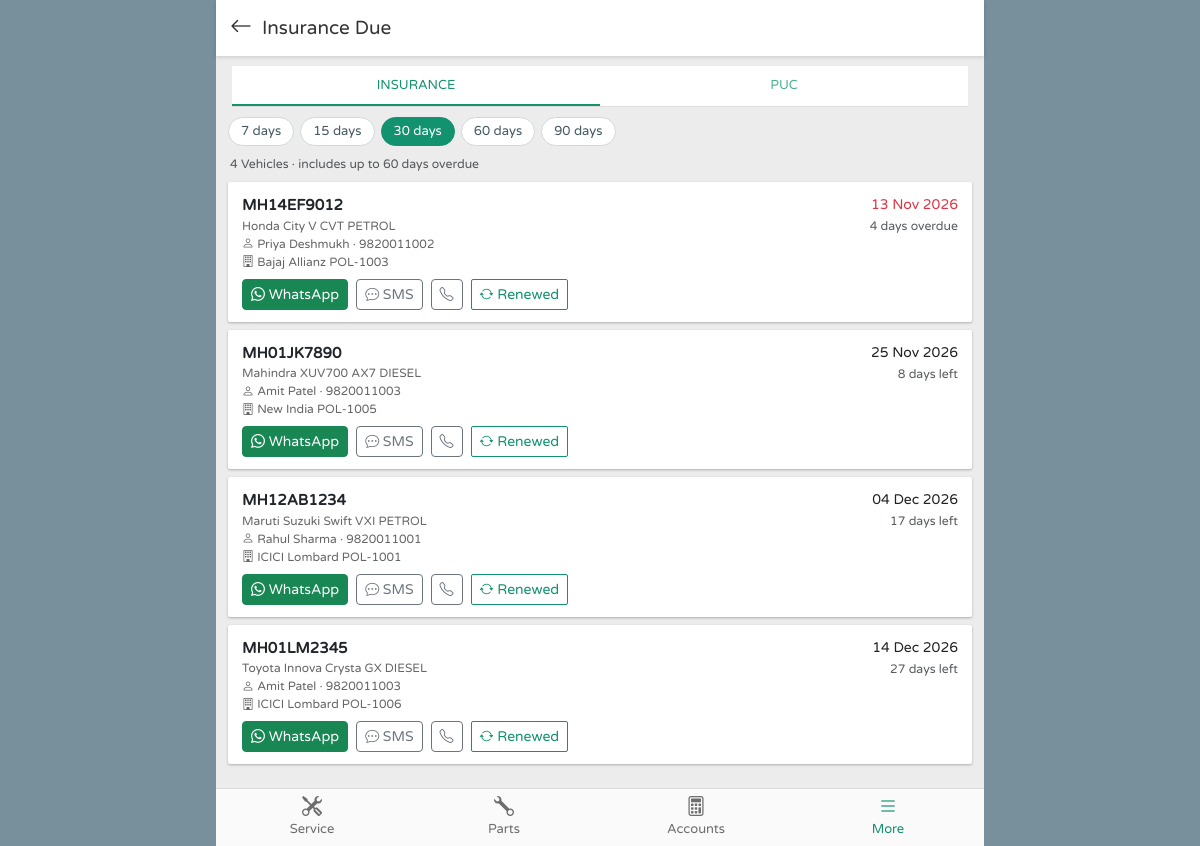
The page /insurance_due.php (signed in) on the database its author committed.
### tables this page shows
CREATE TABLE vehicles (
  id                 INT UNSIGNED NOT NULL AUTO_INCREMENT,
  customer_id        INT UNSIGNED NOT NULL,
  reg_no             VARCHAR(20)  NOT NULL,
  make               VARCHAR(50)  NOT NULL,
  model              VARCHAR(50)  NOT NULL,
  variant            VARCHAR(50)  NULL,
  fuel_type          ENUM('petrol','diesel','cng','ev','other') NOT NULL DEFAULT 'petrol',
  year               SMALLINT UNSIGNED NULL,
  color              VARCHAR(30)  NULL,
  chassis_no         VARCHAR(40)  NULL,
  engine_no          VARCHAR(40)  NULL,
  odometer           INT UNSIGNED NULL,
  insurance_company  VARCHAR(100) NULL,
  policy_no          VARCHAR(50)  NULL,
  insurance_expiry   DATE         NULL,
  puc_expiry         DATE         NULL,
  next_service_date  DATE         NULL,
  next_service_km    INT UNSIGNED NULL,
  created_at         DATETIME     NOT NULL DEFAULT CURRENT_TIMESTAMP,
  PRIMARY KEY (id),
  UNIQUE KEY uq_vehicles_reg (reg_no),
  KEY idx_vehicles_customer (customer_id),
  KEY idx_vehicles_chassis (chassis_no),
  KEY idx_vehicles_insurance (insurance_expiry),
  KEY idx_vehicles_puc (puc_expiry),
  KEY idx_vehicles_service (next_service_date),
  CONSTRAINT fk_vehicles_customer FOREIGN KEY (customer_id) REFERENCES customers(id)
    ON DELETE RESTRICT ON UPDATE CASCADE
);

CREATE TABLE customers (
  id          INT UNSIGNED NOT NULL AUTO_INCREMENT,
  name        VARCHAR(100) NOT NULL,
  mobile      VARCHAR(15)  NOT NULL,
  alt_mobile  VARCHAR(15)  NULL,
  email       VARCHAR(100) NULL,
  address     TEXT         NULL,
  city        VARCHAR(60)  NULL,
  gstin       VARCHAR(15)  NULL,
  notes       TEXT         NULL,
  created_at  DATETIME     NOT NULL DEFAULT CURRENT_TIMESTAMP,
  PRIMARY KEY (id),
  UNIQUE KEY uq_customers_mobile (mobile),
  KEY idx_customers_name (name)
);

### includes/helpers.php (called while the page is built, shortened)
<?php
function base_url(): string
{
    static $base = null;
    if ($base !== null) return $base;
    $root = str_replace('\\', '/', realpath(__DIR__ . '/..'));
    $doc  = str_replace('\\', '/', realpath($_SERVER['DOCUMENT_ROOT'] ?? '') ?: '');
    if ($doc !== '' && strpos($root, $doc) === 0) {
        $base = substr($root, strlen($doc));
    } else {
        $script = str_replace('\\', '/', $_SERVER['SCRIPT_NAME'] ?? '');
        $base = preg_replace('#/(api|print)/[^/]*$#', '', $script);
        $base = preg_replace('#/[^/]*\.php$#', '', $base);
    }
    return $base = rtrim($base, '/');
}
function url(string $path = ''): string { return base_url() . '/' . ltrim($path, '/'); }
function e($s): string { return htmlspecialchars((string) ($s ?? ''), ENT_QUOTES | ENT_SUBSTITUTE, 'UTF-8'); }
function fmt_date($d, string $f = 'd M Y'): string { return $d ? date($f, strtotime((string) $d)) : '-'; }
function input(string $key, $default = '')
{
    $v = $_POST[$key] ?? $_GET[$key] ?? $default;
    return is_string($v) ? trim($v) : $v;
}
function one_of($v, array $allowed, $default) { return in_array($v, $allowed, true) ? $v : $default; }
function setting(?string $key = null)
{
    static $s = null;
    if ($s === null) $s = row('SELECT * FROM settings WHERE id = 1') ?: ['garage_name' => APP_NAME];
    return $key === null ? $s : ($s[$key] ?? null);
}
function wa_link(?string $mobile, string $text = ''): string
{
    $m = preg_replace('/\D/', '', (string) $mobile);
    if (strlen($m) === 10) $m = COUNTRY_CODE . $m;
    return 'https://wa.me/' . $m . ($text !== '' ? '?text=' . rawurlencode($text) : '');
}
function sms_link(?string $mobile, string $text = ''): string { return 'sms:' . preg_replace('/\D/', '', (string) $mobile) . '?body=' . rawurlencode($text); }
function tel_link(?string $mobile): string { return 'tel:' . preg_replace('/\D/', '', (string) $mobile); }
function fill_template(string $tpl, array $vars): string
{
    $vars += ['garage_name' => setting('garage_name'), 'garage_phone' => setting('phone')];
    return preg_replace_callback('/\{(\w+)\}/', fn($m) => (string) ($vars[$m[1]] ?? $m[0]), $tpl);
}

### includes/lang.php (called while the page is built, shortened)
<?php
function lang(): string
{
    if (!empty($_SESSION['lang']) && isset(LANGS[$_SESSION['lang']])) return $_SESSION['lang'];
    $d = function_exists('setting') ? (string) setting('default_language') : 'en';
    return isset(LANGS[$d]) ? $d : 'en';
}
function t(string $key): string
{
    static $dict = [];
    $l = lang();
    if (!isset($dict['en'])) $dict['en'] = require __DIR__ . '/lang/en.php';
    return $dict[$l][$key] ?? $dict['en'][$key] ?? ucfirst(str_replace('_', ' ', $key));
}
function te(string $key): string { return e(t($key)); }

### includes/db.php (called while the page is built, shortened)
<?php
function db(): PDO
{
    static $pdo = null;
    if ($pdo === null) {
        $dsn = 'mysql:host=' . DB_HOST . ';port=' . DB_PORT . ';dbname=' . DB_NAME . ';charset=utf8mb4';
        try {
            $pdo = new PDO($dsn, DB_USER, DB_PASS, [
                PDO::ATTR_ERRMODE            => PDO::ERRMODE_EXCEPTION,
                PDO::ATTR_DEFAULT_FETCH_MODE => PDO::FETCH_ASSOC,
                PDO::ATTR_EMULATE_PREPARES   => false,
            ]);
            $pdo->exec("SET time_zone = '+05:30'");
        } catch (PDOException $e) {
            http_response_code(500);
            exit(APP_DEBUG ? 'Database connection failed: ' . htmlspecialchars($e->getMessage())
                           : 'Database connection failed. Check config.php');
        }
    }
    return $pdo;
}
function q(string $sql, array $params = []): PDOStatement
{
    $st = db()->prepare($sql);
    $st->execute(array_values($params));
    return $st;
}
function row(string $sql, array $params = []): ?array
{
    $r = q($sql, $params)->fetch();
    return $r === false ? null : $r;
}
function rows(string $sql, array $params = []): array
{
    return q($sql, $params)->fetchAll();
}

### includes/views.php (called while the page is built, shortened)
<?php
function vehicle_name(array $r): string
{
    return trim(($r['make'] ?? '') . ' ' . ($r['model'] ?? '') . ' ' . ($r['variant'] ?? '') . ' ' . strtoupper((string) ($r['fuel_type'] ?? '')));
}
    ob_start(); ?>

### insurance_due.php (the view, shortened to what this page needs)
<?php
$type = one_of(input('type', 'insurance'), ['insurance', 'puc'], 'insurance');
$days = one_of((int) input('days', 30), [7, 15, 30, 60, 90], 30);
$col = $type === 'insurance' ? 'insurance_expiry' : 'puc_expiry';
$list = rows("SELECT v.*, c.name AS cname, c.mobile FROM vehicles v JOIN customers c ON c.id = v.customer_id
    WHERE v.$col IS NOT NULL AND v.$col <= CURDATE() + INTERVAL ? DAY AND v.$col >= CURDATE() - INTERVAL 60 DAY ORDER BY v.$col", [$days]);
include __DIR__ . '/includes/header.php';
?>
<div class="tabs-x bg-white mb-2">
  <a class="<?= $type === 'insurance' ? 'active' : '' ?>" href="?type=insurance&days=<?= $days ?>"><?= te('rem_insurance') ?></a>
  <a class="<?= $type === 'puc' ? 'active' : '' ?>" href="?type=puc&days=<?= $days ?>"><?= te('rem_puc') ?></a>
</div>
<div class="seg"><?php foreach ([7, 15, 30, 60, 90] as $d): ?><a class="<?= $d === $days ? 'active' : '' ?>" href="?type=<?= $type ?>&days=<?= $d ?>"><?= $d ?> <?= te('days') ?></a><?php endforeach; ?></div>
<div class="small text-muted ms-1 mb-2"><?= count($list) ?> <?= te('vehicles') ?> · <?= te('incl_overdue_60') ?></div>
<?php foreach ($list as $v):
    $d = (int) floor((strtotime($v[$col]) - strtotime(date('Y-m-d'))) / 86400);
    $msg = fill_template((string) setting('wa_template_reminder'), ['customer' => $v['cname'], 'reg_no' => $v['reg_no'], 'type' => t('rem_' . $type) . ' ' . t('renewal'), 'due_date' => fmt_date($v[$col])]); ?>
  <div class="list-card">
    <div class="r"><div class="<?= $d < 0 ? 'text-danger' : '' ?>"><?= e(fmt_date($v[$col])) ?></div><small class="text-muted"><?= $d < 0 ? abs($d) . ' ' . te('days_overdue') : $d . ' ' . te('days_left') ?></small></div>
    <div class="t"><a class="text-dark" href="<?= url('vehicle.php?id=' . $v['id']) ?>"><?= e($v['reg_no']) ?></a></div>
    <div class="s"><?= e(vehicle_name($v)) ?></div>
    <div class="s"><i class="bi bi-person"></i> <?= e($v['cname']) ?> · <?= e($v['mobile']) ?></div>
    <?php if ($type === 'insurance' && $v['insurance_company']): ?><div class="s"><i class="bi bi-building"></i> <?= e($v['insurance_company']) ?> <?= e($v['policy_no']) ?></div><?php endif; ?>
    <div class="d-flex gap-2 mt-2">
      <a class="btn btn-sm btn-success" target="_blank" href="<?= e(wa_link($v['mobile'], $msg)) ?>"><i class="bi bi-whatsapp"></i> WhatsApp</a>
      <a class="btn btn-sm btn-outline-secondary" href="<?= e(sms_link($v['mobile'], $msg)) ?>"><i class="bi bi-chat-dots"></i> SMS</a>
      <a class="btn btn-sm btn-outline-secondary" href="<?= e(tel_link($v['mobile'])) ?>"><i class="bi bi-telephone"></i></a>
      <button class="btn btn-sm btn-outline-primary" data-bs-toggle="modal" data-bs-target="#renewModal" data-fill='<?= e(json_encode(['vehicle_id' => $v['id'], 'type' => $type, 'date' => date('Y-m-d', strtotime(max($v[$col], date('Y-m-d')) . ($type === 'insurance' ? ' +1 year' : ' +6 months'))), 'insurance_company' => $v['insurance_company'], 'policy_no' => ''])) ?>' data-title="<?= te('renewed') ?> · <?= e($v['reg_no']) ?>"><i class="bi bi-arrow-repeat"></i> <?= te('renewed') ?></button>
    </div>
  </div>
<?php endforeach; ?>
<?php include __DIR__ . '/includes/footer.php'; ?>

### assets/css/app.css (style rules this page uses)
:root { --primary: #12926f; --primary-dark: #0d7559; --primary-light: #e7f4f0; --dark-btn: #263238; --danger: #f44336; --due: #e53935; --blue: #1e88e5; --navy: #1a3a8f; --grey: #78909c; --text: #212121; --muted: #757575; --line: #e0e0e0; --page-bg: #ececec; --outer-bg: #78909c; --card-shadow: 0 1px 3px rgba(0,0,0,.18), 0 1px 2px rgba(0,0,0,.10); --hdr-h: 56px; --nav-h: 58px; --app-max: 768px; --bs-primary: #12926f; --bs-primary-rgb: 18,146,111; --bs-link-color: #12926f; --bs-link-hover-color: #0d7559; }
* { -webkit-tap-highlight-color: transparent; }
html, body { height: 100%; }
body { margin: 0; font-family: "Varela Round", "Poppins", "Nirmala UI", "Noto Sans Devanagari", system-ui, -apple-system, "Segoe UI", Roboto, sans-serif; font-size: 14px; color: var(--text); background: var(--outer-bg); }
a { color: var(--primary); text-decoration: none; }
.btn-outline-primary { --bs-btn-color: var(--primary); --bs-btn-border-color: var(--primary); --bs-btn-hover-bg: var(--primary); --bs-btn-hover-border-color: var(--primary); --bs-btn-active-bg: var(--primary); border-radius: 2px; }
.tabs-x { display: flex; border-bottom: 1px solid #ddd; margin: 0 6px; }
.tabs-x a { flex: 1; text-align: center; padding: 10px 0 8px; color: #4caf8f; font-size: 13px; text-transform: uppercase; border-bottom: 2px solid transparent; }
.tabs-x a.active { color: var(--primary); border-bottom-color: var(--primary); }
.list-card { background: #fff; box-shadow: var(--card-shadow); border-radius: 2px; margin: 0 2px 8px; padding: 12px 14px; display: block; color: var(--text); }
.list-card .t { font-weight: 700; font-size: 15px; }
.list-card .s { font-size: 12px; color: #666; }
.list-card .r { float: right; text-align: right; }
.seg { display: flex; gap: 6px; overflow-x: auto; padding: 2px 2px 10px; scrollbar-width: none; }
.seg a { white-space: nowrap; border: 1px solid #cfd8dc; background: #fff; color: #455a64; border-radius: 16px; padding: 4px 12px; font-size: 13px; }
.seg a.active { background: var(--primary); color: #fff; border-color: var(--primary); }
@media (min-width: 769px) { body { padding: 0; } }

### rows shown on the page
vehicles: insurance_expiry "13 Nov 2026", reg_no "MH14EF9012", vehicle_name($v) "Honda City V CVT PETROL", customer.name "Priya Deshmukh", customer.mobile "9820011002", insurance_company "Bajaj Allianz", policy_no "POL-1003"
vehicles: insurance_expiry "25 Nov 2026", d "8", reg_no "MH01JK7890", vehicle_name($v) "Mahindra XUV700 AX7 DIESEL", customer.name "Amit Patel", customer.mobile "9820011003", insurance_company "New India", policy_no "POL-1005"
vehicles: insurance_expiry "04 Dec 2026", d "17", reg_no "MH12AB1234", vehicle_name($v) "Maruti Suzuki Swift VXI PETROL", customer.name "Rahul Sharma", customer.mobile "9820011001", insurance_company "ICICI Lombard", policy_no "POL-1001"
vehicles: insurance_expiry "14 Dec 2026", d "27", reg_no "MH01LM2345", vehicle_name($v) "Toyota Innova Crysta GX DIESEL", customer.name "Amit Patel", customer.mobile "9820011003", insurance_company "ICICI Lombard", policy_no "POL-1006"

### other values the page prints
$title_html "Insurance Due"
te('rem_insurance') "INSURANCE"
te('rem_puc') "PUC"
$d "7"
$d "15"
$d "30"
$d "60"
$d "90"
count($list) "4"
te('vehicles') "Vehicles"
te('incl_overdue_60') "includes up to 60 days overdue"
$label "Service"
$label "Parts"
$label "Accounts"
$label "More"
